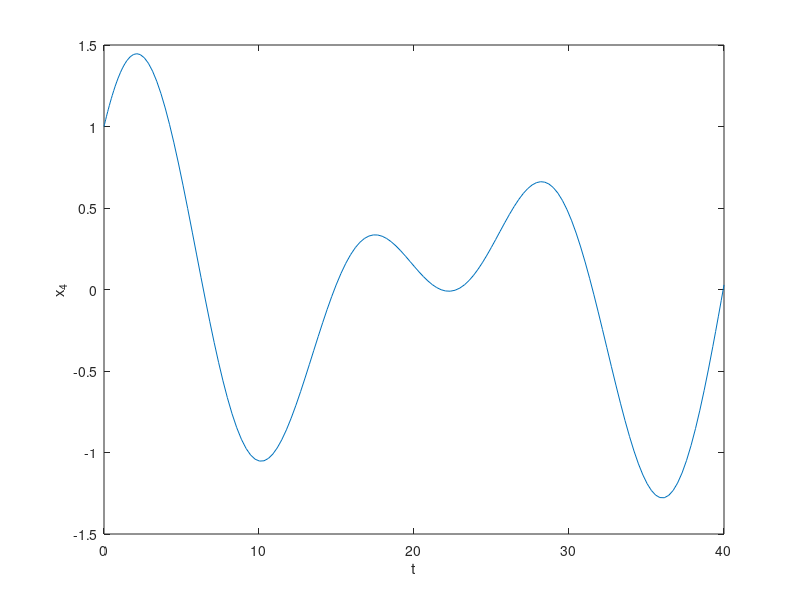

MATLAB code for this plot:
clear

L = 1.0;
L1 = 2.0;
L2 = 3.0;

C1 = 2.0;
C2 = 2.5;

U10 = 1.0;
U20 = 1.0;
I10 = 1.0;
I20 = 1.0;

Umax = 5.0;

timeVec = [0 40.0];
regTol = 1e-3;

D = L1 * L2 + L * (L1 + L2);
aMat = [0 0 -(L + L2)/D -L/D; ...
        0 0 -L/D -(L + L1)/D; ...
        1/C1 0 0 0; ...
        0 1/C2 0 0];
  
lambda = eig(aMat)

options = odeset('RelTol',1e-4,'AbsTol',[1e-4 1e-4 1e-4 1e-4]);
%[T, Y] = ode45(@(t, x) aMat * x, timeVec, [U10, U20, I10, I20], options);
[T, Y] = ode45(@(t, x) aMat * x, timeVec, [I10, I20, U10, U20], options);

plot(T, Y(:, 4));
xlabel('t');
ylabel('x_4');
